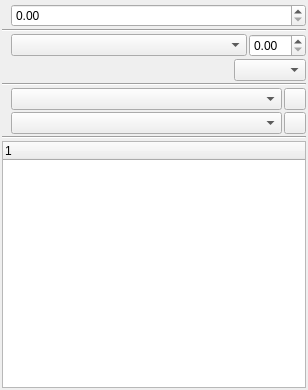
<?xml version="1.0" encoding="UTF-8"?>
<ui version="4.0">
 <class>PropertiesPalette_TextBase</class>
 <widget class="QWidget" name="PropertiesPalette_TextBase">
  <property name="geometry">
   <rect>
    <x>0</x>
    <y>0</y>
    <width>308</width>
    <height>390</height>
   </rect>
  </property>
  <property name="windowTitle">
   <string notr="true">Form</string>
  </property>
  <layout class="QVBoxLayout" name="verticalLayout">
   <property name="spacing">
    <number>2</number>
   </property>
   <property name="leftMargin">
    <number>2</number>
   </property>
   <property name="topMargin">
    <number>2</number>
   </property>
   <property name="rightMargin">
    <number>2</number>
   </property>
   <property name="bottomMargin">
    <number>2</number>
   </property>
   <item>
    <widget class="FontComboH" name="fonts" native="true"/>
   </item>
   <item>
    <layout class="QHBoxLayout" name="horizontalLayout">
     <item>
      <widget class="QLabel" name="fontSizeLabel">
       <property name="sizePolicy">
        <sizepolicy hsizetype="Preferred" vsizetype="Fixed">
         <horstretch>0</horstretch>
         <verstretch>0</verstretch>
        </sizepolicy>
       </property>
       <property name="text">
        <string/>
       </property>
       <property name="pixmap">
        <pixmap>../../resources/icons/Zeichen.xpm</pixmap>
       </property>
       <property name="alignment">
        <set>Qt::AlignLeading|Qt::AlignLeft|Qt::AlignVCenter</set>
       </property>
      </widget>
     </item>
     <item>
      <widget class="ScrSpinBox" name="fontSize">
       <property name="sizePolicy">
        <sizepolicy hsizetype="MinimumExpanding" vsizetype="Fixed">
         <horstretch>0</horstretch>
         <verstretch>0</verstretch>
        </sizepolicy>
       </property>
      </widget>
     </item>
    </layout>
   </item>
   <item>
    <widget class="Line" name="line_3">
     <property name="orientation">
      <enum>Qt::Horizontal</enum>
     </property>
    </widget>
   </item>
   <item>
    <layout class="QHBoxLayout" name="horizontalLayout_2">
     <item>
      <widget class="QLabel" name="lineSpacingLabel">
       <property name="sizePolicy">
        <sizepolicy hsizetype="Preferred" vsizetype="Fixed">
         <horstretch>0</horstretch>
         <verstretch>0</verstretch>
        </sizepolicy>
       </property>
       <property name="text">
        <string/>
       </property>
       <property name="pixmap">
        <pixmap>../../resources/icons/linespacing2.png</pixmap>
       </property>
      </widget>
     </item>
     <item>
      <widget class="QComboBox" name="lineSpacingModeCombo">
       <property name="sizePolicy">
        <sizepolicy hsizetype="MinimumExpanding" vsizetype="Fixed">
         <horstretch>0</horstretch>
         <verstretch>0</verstretch>
        </sizepolicy>
       </property>
      </widget>
     </item>
     <item>
      <widget class="ScrSpinBox" name="lineSpacing">
       <property name="sizePolicy">
        <sizepolicy hsizetype="Preferred" vsizetype="Fixed">
         <horstretch>0</horstretch>
         <verstretch>0</verstretch>
        </sizepolicy>
       </property>
      </widget>
     </item>
    </layout>
   </item>
   <item>
    <layout class="QHBoxLayout" name="horizontalLayout_5">
     <item alignment="Qt::AlignLeft">
      <widget class="DirectionSelect" name="textDirection" native="true"/>
     </item>
     <item>
      <widget class="AlignSelect" name="textAlignment" native="true"/>
     </item>
     <item>
      <spacer name="horizontalSpacer_2">
       <property name="orientation">
        <enum>Qt::Horizontal</enum>
       </property>
       <property name="sizeHint" stdset="0">
        <size>
         <width>40</width>
         <height>20</height>
        </size>
       </property>
      </spacer>
     </item>
     <item>
      <widget class="QComboBox" name="langCombo"/>
     </item>
    </layout>
   </item>
   <item>
    <layout class="QHBoxLayout" name="horizontalLayout_6"/>
   </item>
   <item>
    <widget class="Line" name="line">
     <property name="orientation">
      <enum>Qt::Horizontal</enum>
     </property>
    </widget>
   </item>
   <item>
    <layout class="QHBoxLayout" name="horizontalLayout_3">
     <item>
      <widget class="QLabel" name="paraStyleLabel">
       <property name="sizePolicy">
        <sizepolicy hsizetype="Preferred" vsizetype="Fixed">
         <horstretch>0</horstretch>
         <verstretch>0</verstretch>
        </sizepolicy>
       </property>
       <property name="text">
        <string/>
       </property>
       <property name="pixmap">
        <pixmap>../../resources/icons/Zeichen.xpm</pixmap>
       </property>
      </widget>
     </item>
     <item>
      <widget class="ParaStyleComboBox" name="paraStyleCombo">
       <property name="sizePolicy">
        <sizepolicy hsizetype="MinimumExpanding" vsizetype="Fixed">
         <horstretch>0</horstretch>
         <verstretch>0</verstretch>
        </sizepolicy>
       </property>
      </widget>
     </item>
     <item>
      <widget class="QToolButton" name="paraStyleClear">
       <property name="maximumSize">
        <size>
         <width>22</width>
         <height>22</height>
        </size>
       </property>
       <property name="text">
        <string/>
       </property>
       <property name="icon">
        <iconset>
         <normaloff>../../resources/icons/16/edit-clear.png</normaloff>../../resources/icons/16/edit-clear.png</iconset>
       </property>
      </widget>
     </item>
    </layout>
   </item>
   <item>
    <layout class="QHBoxLayout" name="horizontalLayout_4">
     <item>
      <widget class="QLabel" name="charStyleLabel">
       <property name="sizePolicy">
        <sizepolicy hsizetype="Preferred" vsizetype="Fixed">
         <horstretch>0</horstretch>
         <verstretch>0</verstretch>
        </sizepolicy>
       </property>
       <property name="text">
        <string/>
       </property>
       <property name="pixmap">
        <pixmap>../../resources/icons/Zeichen.xpm</pixmap>
       </property>
      </widget>
     </item>
     <item>
      <widget class="CharStyleComboBox" name="charStyleCombo">
       <property name="sizePolicy">
        <sizepolicy hsizetype="MinimumExpanding" vsizetype="Fixed">
         <horstretch>0</horstretch>
         <verstretch>0</verstretch>
        </sizepolicy>
       </property>
      </widget>
     </item>
     <item>
      <widget class="QToolButton" name="charStyleClear">
       <property name="maximumSize">
        <size>
         <width>22</width>
         <height>22</height>
        </size>
       </property>
       <property name="text">
        <string/>
       </property>
       <property name="icon">
        <iconset>
         <normaloff>../../resources/icons/16/edit-clear.png</normaloff>../../resources/icons/16/edit-clear.png</iconset>
       </property>
      </widget>
     </item>
    </layout>
   </item>
   <item>
    <widget class="Line" name="line_2">
     <property name="orientation">
      <enum>Qt::Horizontal</enum>
     </property>
    </widget>
   </item>
   <item>
    <widget class="ScTreeWidget" name="textTree">
     <column>
      <property name="text">
       <string notr="true">1</string>
      </property>
     </column>
    </widget>
   </item>
  </layout>
 </widget>
 <customwidgets>
  <customwidget>
   <class>ScrSpinBox</class>
   <extends>QDoubleSpinBox</extends>
   <header>ui/scrspinbox.h</header>
  </customwidget>
  <customwidget>
   <class>FontComboH</class>
   <extends>QWidget</extends>
   <header>ui/fontcombo.h</header>
   <container>1</container>
  </customwidget>
  <customwidget>
   <class>CharStyleComboBox</class>
   <extends>QComboBox</extends>
   <header>ui/spalette.h</header>
  </customwidget>
  <customwidget>
   <class>ScTreeWidget</class>
   <extends>QTreeWidget</extends>
   <header>ui/sctreewidget.h</header>
  </customwidget>
  <customwidget>
   <class>ParaStyleComboBox</class>
   <extends>QComboBox</extends>
   <header>ui/spalette.h</header>
  </customwidget>
  <customwidget>
   <class>AlignSelect</class>
   <extends>QWidget</extends>
   <header>ui/alignselect.h</header>
   <container>1</container>
  </customwidget>
  <customwidget>
   <class>DirectionSelect</class>
   <extends>QWidget</extends>
   <header>ui/directionselect.h</header>
   <container>1</container>
  </customwidget>
 </customwidgets>
 <resources/>
 <connections/>
</ui>
